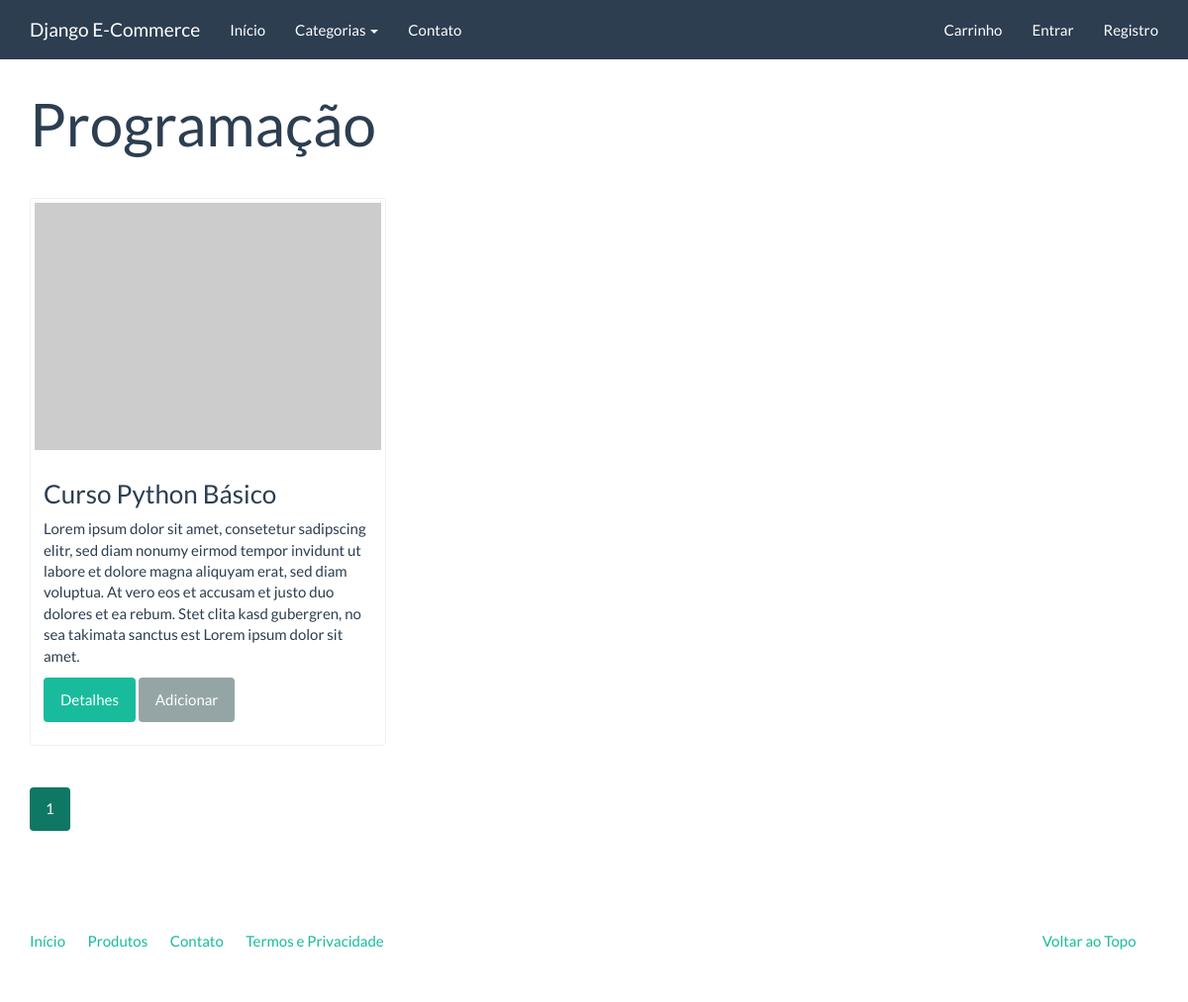
Page /catalogo/programacao/ on the committed database.
### catalog/models.py (models this page shows, shortened)
class Category(models.Model):
	name = models.CharField('Nome', max_length=100)
	slug = models.SlugField('Identificador', max_length=100)
	created = models.DateTimeField('Criado em', auto_now_add=True)
	modified = models.DateTimeField('Modificado em', auto_now=True)
	class Meta:
		verbose_name = 'Categoria'
		verbose_name_plural = 'Categorias'
		ordering = ['name']
	def __str__(self):
		return self.name
	def get_absolute_url(self):
		return reverse('catalog:category', kwargs={'slug': self.slug})

class Product(models.Model):
	name = models.CharField('Nome', max_length=100)
	slug = models.SlugField('Identificador', max_length=100)
	category = models.ForeignKey('catalog.Category', verbose_name='Categoria')
	description = models.TextField('Descrição', blank=True)
	price = models.DecimalField('Preço', decimal_places=2, max_digits=8)
	created = models.DateTimeField('Criado em', auto_now_add=True)
	modified = models.DateTimeField('Modificado em', auto_now=True)
	class Meta:
		verbose_name = 'Produto'
		verbose_name_plural = 'Produtos'
		ordering = ['name']
	def get_absolute_url(self):
		return reverse('catalog:product', kwargs={'slug': self.slug})

### catalog/views.py (the view)
class CategoryListView(generic.ListView):
	template_name = 'catalog/category.html'
	context_object_name = 'product_list'
	paginate_by = 3 #faz paginação automática pelos 3 primeiros elementos
	def get_queryset(self):
		return Product.objects.filter(category__slug=self.kwargs['slug'])
	def get_context_data(self, **kwargs):
		context = super(CategoryListView, self).get_context_data(**kwargs)
		context['current_category'] = get_object_or_404(Category, slug=self.kwargs['slug'])
		return context

### catalog/context_processors.py (called while the page is built)
def categories(request):
	return {
		'categories': Category.objects.all()
	}

### core/templatetags/pagination.py (called while the page is built)
@register.inclusion_tag('pagination.html')
def pagination(request, paginator, page_obj):
	context = {}
	context['paginator'] = paginator
	context['request'] = request
	context['page_obj'] = page_obj
	getvars = request.GET.copy()
	if 'page' in getvars:
		del getvars['page']
	if len(getvars) > 0:
		context['getvars'] = '&{0}'.format(getvars.urlencode())
	else:
		context['getvars'] = ''
	return context

### catalog/templates/catalog/category.html (shortened to what this page needs)
{% extends "base.html" %}
{% load pagination %}
{% block container %}
	<div class="page-header">
			<h1>{{ current_category }}</h1>
		</div>
		<div class="row">
			{% for product in product_list %}
				{% include 'catalog/_product.html' %}
			{% endfor %}
		</div>
{% pagination request paginator page_obj %}
{% endblock %}

### catalog/templates/catalog/_product.html
<div class="col-sm-6 col-md-4">
				<div class="thumbnail">
					<a href="{{ product.get_absolute_url }}">
						<img src="http://placehold.it/350x250" alt="" />
					</a>
					<div class="caption">
						<h3>{{ product.name }}</h3>
						{{ product.description | linebreaks }}
						<p><a href="{{ product.get_absolute_url }}" class="btn btn-success" role="button">Detalhes</a>
						<a href="{% url 'checkout:create_cartitem' product.slug %}" class="btn btn-default" role="button">Adicionar</a></p>
					</div>
				</div>
			</div>

### rows in the picture
Category: name "Programação"
Product: name "Curso Python Básico", description "Lorem ipsum dolor sit amet, consetetur sadipscing elitr, sed diam nonumy eirmod tempor invidunt ut labore et dolore magna aliquyam erat, sed diam voluptua. At vero eos et accusam et justo duo dolores et ea rebum. Stet clita kasd gubergren, no sea takimata sanctus est Lorem ipsum dolor sit amet."

### other values in the picture
{{ page }} "1"
